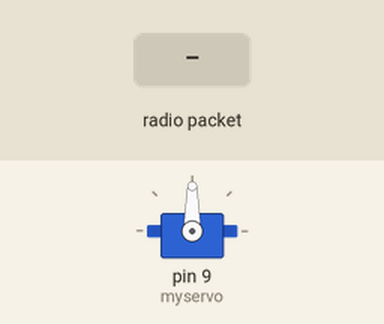
Simulated run of this sketch. Board: Arduino Uno, built with avr-gcc and run on an emulated ATmega328P. Shown: servo. Inputs (shaded band) come from the test bench. No radio packets arrive unless stated.

Above: at 1.2 s.
1.3 s: radio packet "5" arrives
At 2.3 s:
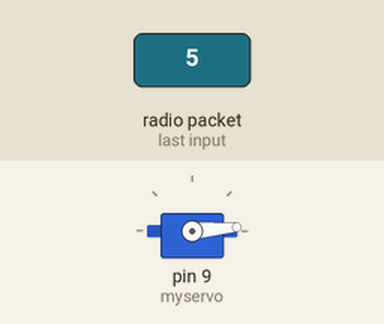
2.8 s: radio packet "200" arrives
At 3.5 s:
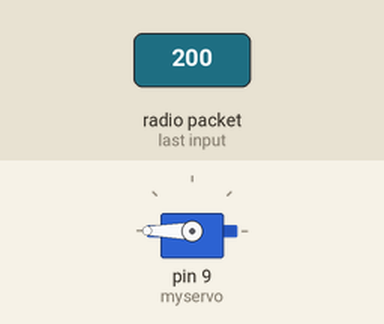
4.3 s: radio packet "90" arrives
At 4.6 s:
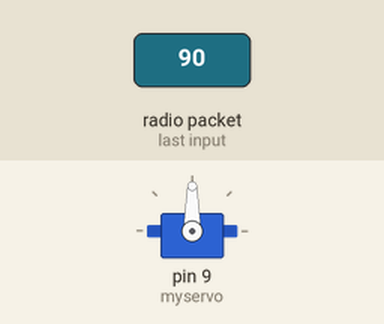
Timing chart, 0 to 7.3 s (numbered marks = the images above; inputs shaded):
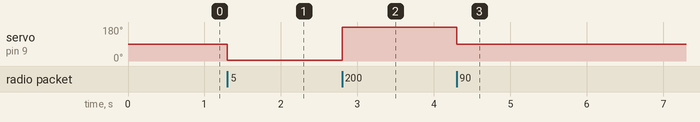

Measured:
- after the input at 1.3 s, servo on pin 9 (myservo): 90° → 5° at once
- after the input at 2.8 s, servo on pin 9 (myservo): 5° → 180° at once
- after the input at 4.3 s, servo on pin 9 (myservo): 180° → 90° at once

The sketch:

Button.ino
```cpp
#include <Servo.h>

/*
  Arduino Wireless Communication Tutorial
      Example 1 - Transmitter Code

  by Dejan Nedelkovski, www.HowToMechatronics.com

  Library: TMRh20/RF24, https://github.com/tmrh20/RF24/

  Modified by Benjamin Alpert as part of a Door-Bell Project
*/

#include <SPI.h>
#include <nRF24L01.h>
#include <RF24.h>

RF24 radio(7, 8); // CE, CSN
Servo myservo;


const byte address[6] = "00001";

void setup() {
  radio.begin();
  radio.openWritingPipe(address);
  radio.setPALevel(RF24_PA_MIN);
  radio.stopListening();

  radio.write("ring", sizeof("ring"));


  radio.openReadingPipe(0, address);
  radio.setPALevel(RF24_PA_MIN);
  radio.startListening();

  myservo.attach(9);

}
void loop() {
  if(radio.available()){
    char text[32] = "";
    radio.read(&text, sizeof(text));
    int val = ((String)text).toInt();
    myservo.write(val);
  }
}
```
